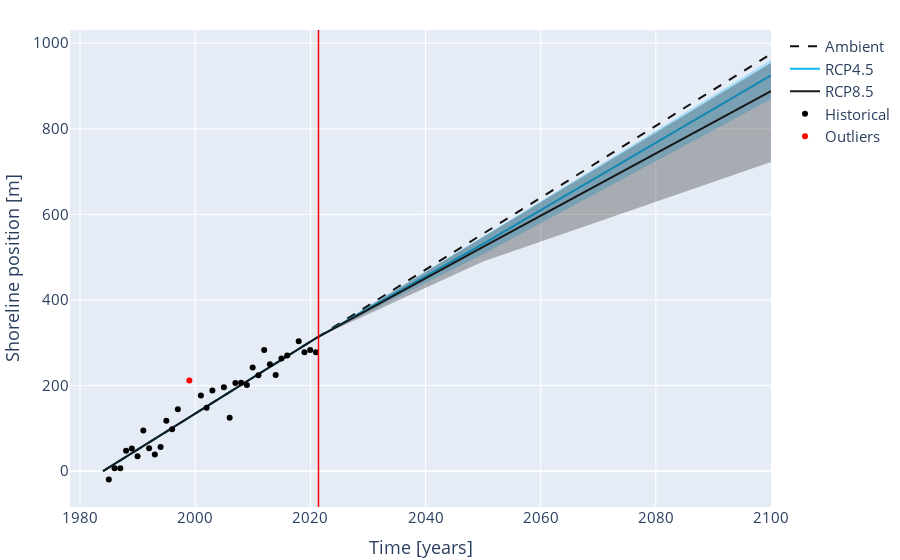

Here is the notebook cell this chart was saved with:
### Code cell
box = 'BOX_187_090_49'

future_shorelinepositions(df_fut = df_fut, df_annual = df_annual, box = box)

### Figure 1 — Plotly figure (JSON) as saved in the notebook; plotly's stock layout.template omitted (floating-point values rounded to 4 significant figures)
{"data": [{"line": {"color": "rgb(17, 17, 17)", "dash": "dash"}, "mode": "lines", "name": "Ambient", "type": "scatter", "x": ["1984-01-01T00:00:00", "2021-01-01T00:00:00", "2050-01-01T00:00:00", "2100-01-01T00:00:00"], "y": [0, 311.0, 554.8, 975.1]}, {"line": {"color": "rgb(15, 183, 245)"}, "mode": "lines", "name": "RCP4.5", "type": "scatter", "x": ["1984-01-01T00:00:00", "2021-01-01T00:00:00", "2050-01-01T00:00:00", "2100-01-01T00:00:00"], "y": [0, 311.0, 531.3, 924.9]}, {"line": {"width": 0}, "marker": {"color": "#444"}, "mode": "lines", "showlegend": false, "type": "scatter", "x": ["1984-01-01T00:00:00", "2021-01-01T00:00:00", "2050-01-01T00:00:00", "2100-01-01T00:00:00"], "y": [0, 311.0, 507.0, 868.9]}, {"fill": "tonexty", "fillcolor": "rgba(15, 183, 245, 0.3)", "line": {"width": 0}, "marker": {"color": "#444"}, "mode": "lines", "showlegend": false, "type": "scatter", "x": ["1984-01-01T00:00:00", "2021-01-01T00:00:00", "2050-01-01T00:00:00", "2100-01-01T00:00:00"], "y": [0, 311.0, 548.2, 960.5]}, {"line": {"color": "rgb(24, 24, 24)"}, "mode": "lines", "name": "RCP8.5", "type": "scatter", "x": ["1984-01-01T00:00:00", "2021-01-01T00:00:00", "2050-01-01T00:00:00", "2100-01-01T00:00:00"], "y": [0, 311.0, 524.0, 887.8]}, {"line": {"width": 0}, "marker": {"color": "#444"}, "mode": "lines", "showlegend": false, "type": "scatter", "x": ["1984-01-01T00:00:00", "2021-01-01T00:00:00", "2050-01-01T00:00:00", "2100-01-01T00:00:00"], "y": [0, 311.0, 490.0, 722.3]}, {"fill": "tonexty", "fillcolor": "rgba(24, 24, 24, 0.3)", "line": {"width": 0}, "marker": {"color": "#444"}, "mode": "lines", "showlegend": false, "type": "scatter", "x": ["1984-01-01T00:00:00", "2021-01-01T00:00:00", "2050-01-01T00:00:00", "2100-01-01T00:00:00"], "y": [0, 311.0, 547.4, 954.0]}, {"marker": {"color": "rgba(0, 0, 0)"}, "mode": "markers", "name": "Historical", "type": "scatter", "x": ["1984-12-31T00:00:00", "1985-12-31T00:00:00", "1986-12-31T00:00:00", "1987-12-31T00:00:00", "1988-12-30T00:00:00", "1989-12-30T00:00:00", "1990-12-30T00:00:00", "1991-12-30T00:00:00", "1992-12-29T00:00:00", "1993-12-29T00:00:00", "1994-12-29T00:00:00", "1995-12-29T00:00:00", "1996-12-28T00:00:00", "2000-12-27T00:00:00", "2001-12-27T00:00:00", "2002-12-27T00:00:00", "2004-12-26T00:00:00", "2005-12-26T00:00:00", "2006-12-26T00:00:00", "2007-12-26T00:00:00", "2008-12-25T00:00:00", "2009-12-25T00:00:00", "2010-12-25T00:00:00", "2011-12-25T00:00:00", "2012-12-24T00:00:00", "2013-12-24T00:00:00", "2014-12-24T00:00:00", "2015-12-24T00:00:00", "2017-12-23T00:00:00", "2018-12-23T00:00:00", "2019-12-23T00:00:00", "2020-12-22T00:00:00"], "y": [-19.12, 6.901, 6.901, 47.69, 53.28, 34.98, 95.27, 53.94, 39.15, 56.49, 118.1, 97.89, 144.9, 176.6, 148.1, 188.6, 196.2, 125.1, 206.0, 206.6, 201.5, 242.6, 224.1, 283.2, 249.9, 224.5, 263.4, 270.1, 303.6, 278.2, 283.1, 278.1]}, {"marker": {"color": "#FF0000"}, "mode": "markers", "name": "Outliers", "type": "scatter", "x": ["1998-12-28T00:00:00"], "y": [211.9]}], "layout": {"font": {"size": 15}, "legend": {"traceorder": "grouped"}, "margin": {"b": 5, "l": 5, "r": 5, "t": 30}, "shapes": [{"line": {"color": "red", "dash": "solid", "width": 1.5}, "type": "line", "x0": "2021-06-01T00:00:00", "x1": "2021-06-01T00:00:00", "xref": "x", "y0": 0, "y1": 1, "yref": "y domain"}], "xaxis": {"title": {"text": "Time [years]"}}, "yaxis": {"title": {"text": "Shoreline position [m]"}}}}
